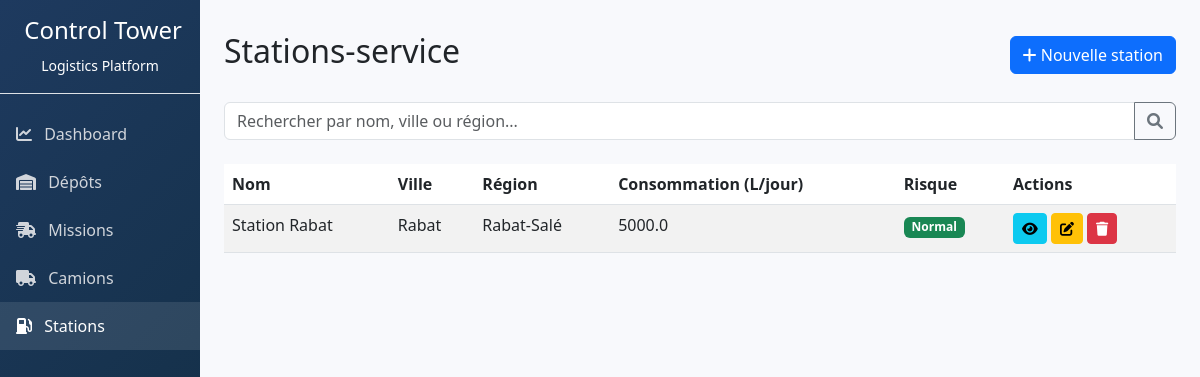
Page /api/stations/ on the committed database.
### logistics/models.py (models this page shows, shortened)
class Station(models.Model):
    name = models.CharField(max_length=100)
    city = models.CharField(max_length=100)
    region = models.CharField(max_length=100)
    address = models.TextField(blank=True, default='')
    latitude = models.FloatField(null=True, blank=True)
    longitude = models.FloatField(null=True, blank=True)
    stock = models.JSONField(default=dict, blank=True)
    daily_consumption = models.FloatField(default=0)
    RISK_LEVEL_CHOICES = [
        ('NORMAL', 'Normal'),
        ('WARNING', 'Warning'),
        ('CRITICAL', 'Critical'),
    ]
    risk_level = models.CharField(max_length=10, choices=RISK_LEVEL_CHOICES, default='NORMAL')

### logistics/views.py (the view)
# urls.py: path('stations/', views.StationListView.as_view(), name='station_list'),
class StationListView(ListView):
    model = Station
    template_name = 'logistics/station_list.html'
    context_object_name = 'stations'
    paginate_by = 20
    def get_queryset(self):
        qs = super().get_queryset()
        search = self.request.GET.get('search')
        if search:
            qs = qs.filter(
                Q(name__icontains=search) |
                Q(city__icontains=search) |
                Q(region__icontains=search)
            )
        return qs.prefetch_related('tanks')

### logistics/templates/logistics/station_list.html (shortened to what this page needs)
{% extends "logistics/base.html" %}
{% block content %}
<div class="d-flex justify-content-between align-items-center mb-4">
    <h1 class="h2">Stations-service</h1>
    <a href="{% url 'logistics:station_create' %}" class="btn btn-primary">
        <i class="fas fa-plus"></i> Nouvelle station
    </a>
</div>
<form method="get" class="mb-4">
    <div class="input-group">
        <input type="text" name="search" class="form-control" placeholder="Rechercher par nom, ville ou région..." value="{{ request.GET.search }}">
        <button class="btn btn-outline-secondary" type="submit"><i class="fas fa-search"></i></button>
    </div>
</form>
<div class="table-responsive">
    <table class="table table-striped table-hover">
        <thead>
            <tr>
                <th>Nom</th>
                <th>Ville</th>
                <th>Région</th>
                <th>Consommation (L/jour)</th>
                <th>Risque</th>
                <th>Actions</th>
            </tr>
        </thead>
        <tbody>
            {% for station in stations %}
            <tr>
                <td>{{ station.name }}</td>
                <td>{{ station.city }}</td>
                <td>{{ station.region }}</td>
                <td>{{ station.daily_consumption }}</td>
                <td>
                    <span class="badge {% if station.risk_level == 'CRITICAL' %}bg-danger{% elif station.risk_level == 'WARNING' %}bg-warning{% else %}bg-success{% endif %}">
                        {{ station.get_risk_level_display }}
                    </span>
                </td>
                <td>
                    <a href="{% url 'logistics:station_detail' station.pk %}" class="btn btn-sm btn-info"><i class="fas fa-eye"></i></a>
                    <a href="{% url 'logistics:station_update' station.pk %}" class="btn btn-sm btn-warning"><i class="fas fa-edit"></i></a>
                    <a href="{% url 'logistics:station_delete' station.pk %}" class="btn btn-sm btn-danger"><i class="fas fa-trash"></i></a>
                </td>
            </tr>
            {% empty %}
            <tr><td colspan="6" class="text-center">Aucune station trouvée.</td></tr>
            {% endfor %}
        </tbody>
    </table>
</div>
{% endblock %}

### logistics/templates/logistics/base.html (style rules this page uses)
body { background-color: #f8f9fc; }

### rows in the picture
Station: name "Station Rabat", city "Rabat", region "Rabat-Salé", daily_consumption "5000.0", risk_level "Normal"
